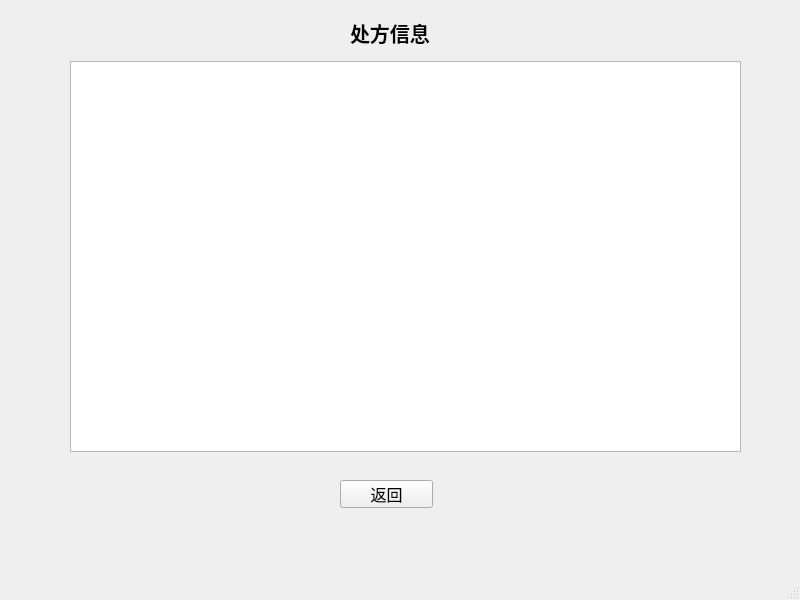
<?xml version="1.0" encoding="UTF-8"?>
<ui version="4.0">
 <class>show_prescriptions</class>
 <widget class="QMainWindow" name="show_prescriptions">
  <property name="geometry">
   <rect>
    <x>0</x>
    <y>0</y>
    <width>800</width>
    <height>600</height>
   </rect>
  </property>
  <property name="windowTitle">
   <string>Prescription</string>
  </property>
  <property name="windowIcon">
   <iconset resource="image.qrc">
    <normaloff>:/new/prefix1/icon.png</normaloff>:/new/prefix1/icon.png</iconset>
  </property>
  <widget class="QWidget" name="centralwidget">
   <property name="styleSheet">
    <string notr="true">#centralwidget{
border-image:url(:/new/prefix1/inspection.jpg);
}</string>
   </property>
   <widget class="QTableView" name="tableView">
    <property name="geometry">
     <rect>
      <x>70</x>
      <y>61</y>
      <width>671</width>
      <height>391</height>
     </rect>
    </property>
   </widget>
   <widget class="QPushButton" name="pushButton">
    <property name="geometry">
     <rect>
      <x>340</x>
      <y>480</y>
      <width>93</width>
      <height>28</height>
     </rect>
    </property>
    <property name="font">
     <font>
      <pointsize>12</pointsize>
     </font>
    </property>
    <property name="text">
     <string>返回</string>
    </property>
   </widget>
   <widget class="QLabel" name="label">
    <property name="geometry">
     <rect>
      <x>350</x>
      <y>20</y>
      <width>104</width>
      <height>25</height>
     </rect>
    </property>
    <property name="font">
     <font>
      <pointsize>15</pointsize>
      <weight>75</weight>
      <bold>true</bold>
     </font>
    </property>
    <property name="text">
     <string>处方信息</string>
    </property>
   </widget>
  </widget>
  <widget class="QMenuBar" name="menubar">
   <property name="geometry">
    <rect>
     <x>0</x>
     <y>0</y>
     <width>800</width>
     <height>26</height>
    </rect>
   </property>
  </widget>
  <widget class="QStatusBar" name="statusbar"/>
 </widget>
 <resources>
  <include location="image.qrc"/>
 </resources>
 <connections/>
</ui>
